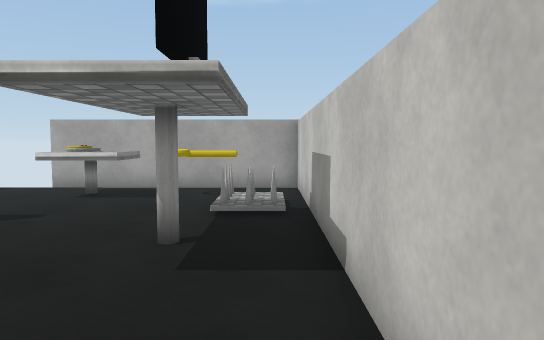
view 1 (above)

12 first-person views from a walk through a 3-D level made in the Unity game engine. The camera is 1.4 m above the floor, tilts 4° down and sees 70° across. Doors are open. The floor is counted in squares, 1 m on a side. Each view is taken from the middle of a square. On the plan, view 1 faces up. The plan holds only what a view shows up to about 16 squares ahead; the rest is blank. The player character is not drawn. Surface patterns are stand-ins for the level's own textures.

view 2
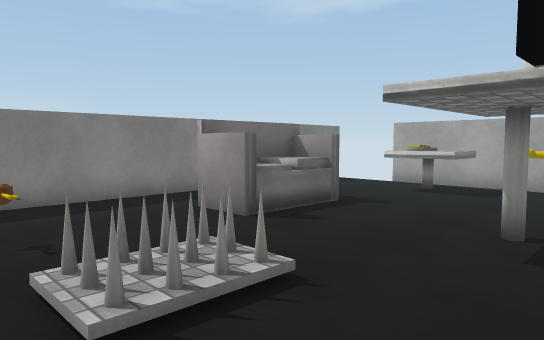

view 3
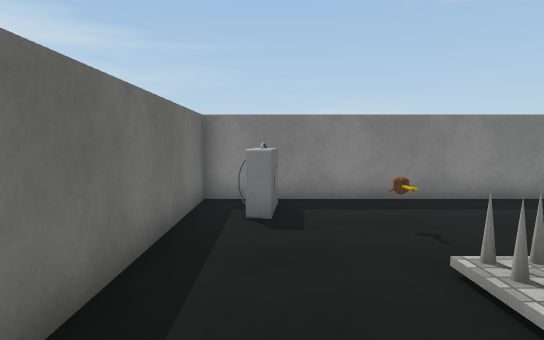

view 4
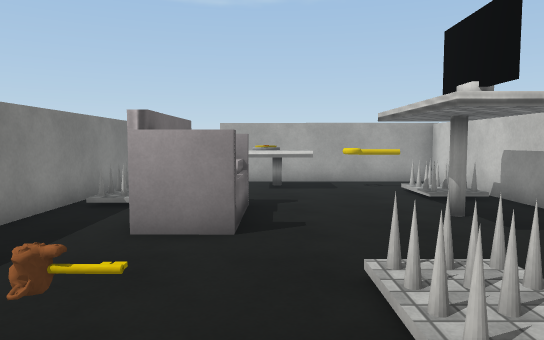

view 5
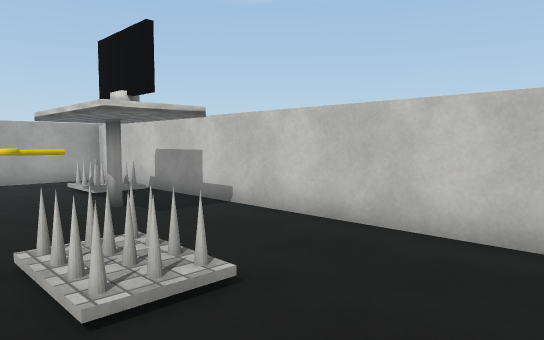

view 6
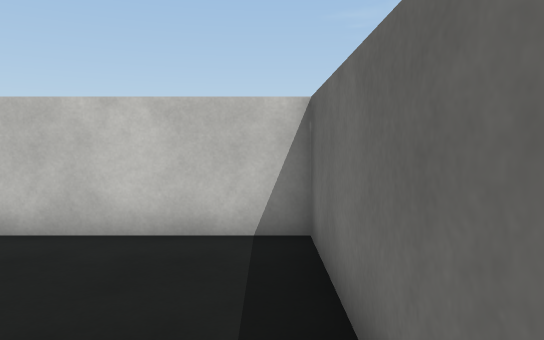

view 7
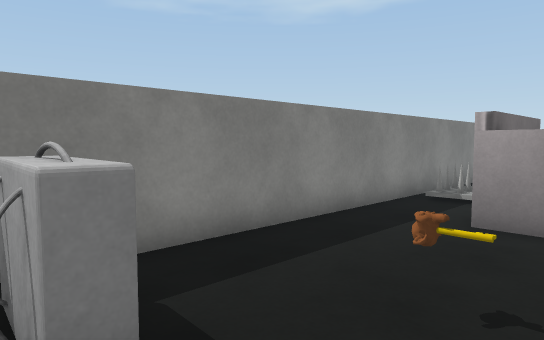

view 8
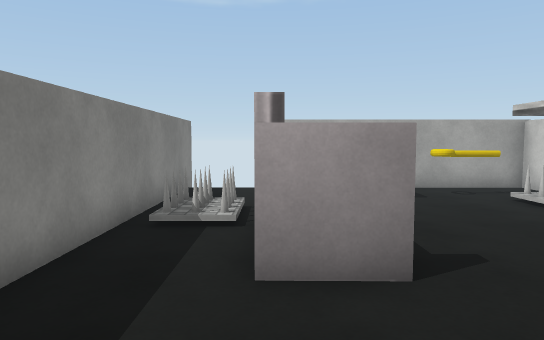

view 9
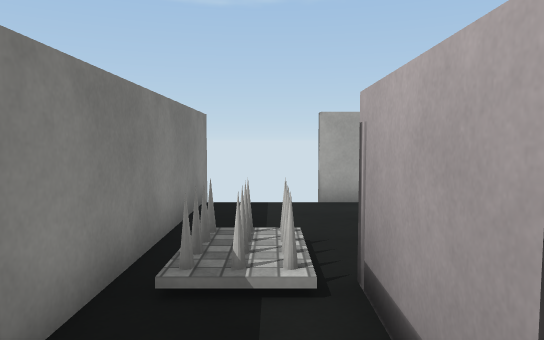

view 10
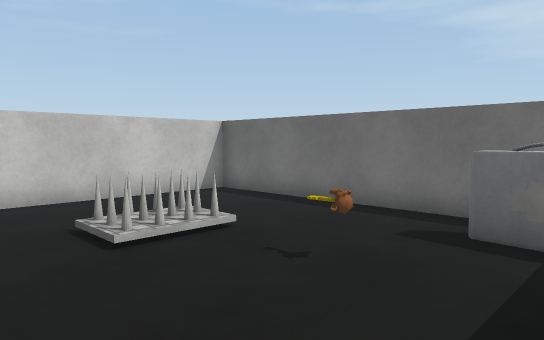

view 11
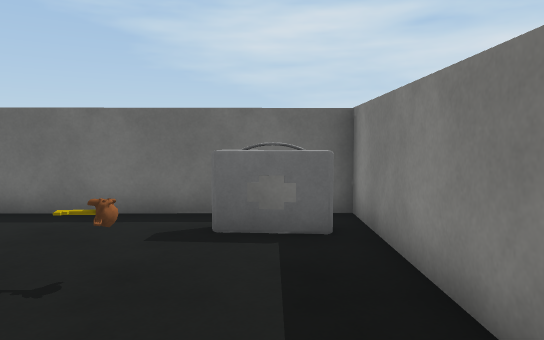

view 12
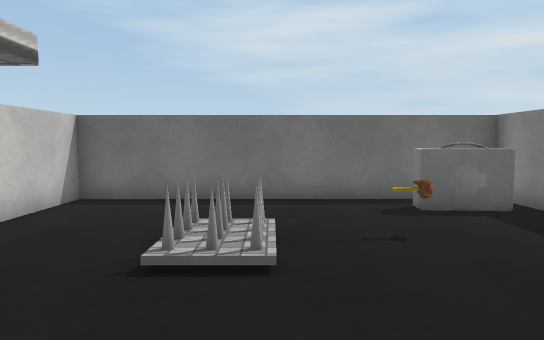

### Floor plan
Key: @ floor where view 1 was taken; # wall or solid block; . floor; / step, stairs or slope; D open door; = window, fence, low wall or low ledge; ^ raised ledge; O other object.
Columns run from 10 left of view 1 to 1 right of it. Each row starts with its distance up from view 1.
 12 #DDD########
 11 #...^^^....#
 10 #...^^^....#
  9 #........O=#
  8 ##O......O=#
  7 ##O##......#
  6 #..#^......#
  5 #..#^....#.#
  4 #..##......#
  3 #..........#
  2 #.....//...#
  1 #...../O...#
  0 #...O.//..@#
 -1 #..........#
 -2 #OOO.......#
 -3 ####.......#
 -4   ##########

Where each view was taken, in squares from view 1:
view 1: 0 up, 0 right, facing up
view 2: 1 down, 0 right, facing up-left
view 3: 2 down, 0 right, facing left
view 4: 2 down, 5 left, facing up
view 5: 3 down, 5 left, facing up-right
view 6: 3 down, 5 left, facing right
view 7: 3 down, 5 left, facing up-left
view 8: 0 up, 7 left, facing up
view 9: 3 up, 8 left, facing up
view 10: 4 up, 9 left, facing down-right
view 11: 4 up, 8 left, facing down
view 12: 6 up, 4 left, facing down
